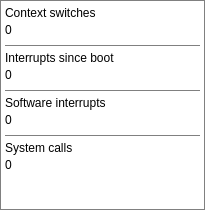
     <widget class="QFrame" name="cpudexdt">
      <property name="geometry">
       <rect>
        <x>5</x>
        <y>240</y>
        <width>205</width>
        <height>210</height>
       </rect>
      </property>
      <property name="sizePolicy">
       <sizepolicy hsizetype="Fixed" vsizetype="Fixed">
        <horstretch>0</horstretch>
        <verstretch>0</verstretch>
       </sizepolicy>
      </property>
      <property name="minimumSize">
       <size>
        <width>205</width>
        <height>210</height>
       </size>
      </property>
      <property name="maximumSize">
       <size>
        <width>205</width>
        <height>210</height>
       </size>
      </property>
      <property name="styleSheet">
       <string notr="true">background: transparent; border: 1px solid #808080;</string>
      </property>
      <property name="frameShape">
       <enum>QFrame::StyledPanel</enum>
      </property>
      <property name="frameShadow">
       <enum>QFrame::Raised</enum>
      </property>
      <widget class="QLabel" name="cpudcsnm">
       <property name="geometry">
        <rect>
         <x>5</x>
         <y>20</y>
         <width>195</width>
         <height>20</height>
        </rect>
       </property>
       <property name="sizePolicy">
        <sizepolicy hsizetype="Fixed" vsizetype="Fixed">
         <horstretch>0</horstretch>
         <verstretch>0</verstretch>
        </sizepolicy>
       </property>
       <property name="minimumSize">
        <size>
         <width>195</width>
         <height>20</height>
        </size>
       </property>
       <property name="maximumSize">
        <size>
         <width>195</width>
         <height>20</height>
        </size>
       </property>
       <property name="styleSheet">
        <string notr="true">font: 13pt &quot;Barlow&quot;; border: none;</string>
       </property>
       <property name="text">
        <string>0</string>
       </property>
      </widget>
      <widget class="QLabel" name="cpudcslb">
       <property name="geometry">
        <rect>
         <x>5</x>
         <y>5</y>
         <width>195</width>
         <height>15</height>
        </rect>
       </property>
       <property name="sizePolicy">
        <sizepolicy hsizetype="Fixed" vsizetype="Fixed">
         <horstretch>0</horstretch>
         <verstretch>0</verstretch>
        </sizepolicy>
       </property>
       <property name="minimumSize">
        <size>
         <width>195</width>
         <height>15</height>
        </size>
       </property>
       <property name="maximumSize">
        <size>
         <width>195</width>
         <height>15</height>
        </size>
       </property>
       <property name="styleSheet">
        <string notr="true">font: 10pt &quot;Inter&quot;; border: none;</string>
       </property>
       <property name="text">
        <string>Context switches</string>
       </property>
      </widget>
      <widget class="Line" name="cpudlin1">
       <property name="geometry">
        <rect>
         <x>5</x>
         <y>45</y>
         <width>195</width>
         <height>1</height>
        </rect>
       </property>
       <property name="sizePolicy">
        <sizepolicy hsizetype="Fixed" vsizetype="Fixed">
         <horstretch>0</horstretch>
         <verstretch>0</verstretch>
        </sizepolicy>
       </property>
       <property name="minimumSize">
        <size>
         <width>195</width>
         <height>1</height>
        </size>
       </property>
       <property name="maximumSize">
        <size>
         <width>195</width>
         <height>1</height>
        </size>
       </property>
       <property name="orientation">
        <enum>Qt::Horizontal</enum>
       </property>
      </widget>
      <widget class="QLabel" name="cpudinnm">
       <property name="geometry">
        <rect>
         <x>5</x>
         <y>65</y>
         <width>195</width>
         <height>20</height>
        </rect>
       </property>
       <property name="sizePolicy">
        <sizepolicy hsizetype="Fixed" vsizetype="Fixed">
         <horstretch>0</horstretch>
         <verstretch>0</verstretch>
        </sizepolicy>
       </property>
       <property name="minimumSize">
        <size>
         <width>195</width>
         <height>20</height>
        </size>
       </property>
       <property name="maximumSize">
        <size>
         <width>195</width>
         <height>20</height>
        </size>
       </property>
       <property name="styleSheet">
        <string notr="true">font: 13pt &quot;Barlow&quot;; border: none;</string>
       </property>
       <property name="text">
        <string>0</string>
       </property>
      </widget>
      <widget class="Line" name="cpudlin2">
       <property name="geometry">
        <rect>
         <x>5</x>
         <y>90</y>
         <width>195</width>
         <height>1</height>
        </rect>
       </property>
       <property name="sizePolicy">
        <sizepolicy hsizetype="Fixed" vsizetype="Fixed">
         <horstretch>0</horstretch>
         <verstretch>0</verstretch>
        </sizepolicy>
       </property>
       <property name="minimumSize">
        <size>
         <width>195</width>
         <height>1</height>
        </size>
       </property>
       <property name="maximumSize">
        <size>
         <width>195</width>
         <height>1</height>
        </size>
       </property>
       <property name="orientation">
        <enum>Qt::Horizontal</enum>
       </property>
      </widget>
      <widget class="QLabel" name="cpudinlb">
       <property name="geometry">
        <rect>
         <x>5</x>
         <y>50</y>
         <width>195</width>
         <height>15</height>
        </rect>
       </property>
       <property name="sizePolicy">
        <sizepolicy hsizetype="Fixed" vsizetype="Fixed">
         <horstretch>0</horstretch>
         <verstretch>0</verstretch>
        </sizepolicy>
       </property>
       <property name="minimumSize">
        <size>
         <width>195</width>
         <height>15</height>
        </size>
       </property>
       <property name="maximumSize">
        <size>
         <width>195</width>
         <height>15</height>
        </size>
       </property>
       <property name="styleSheet">
        <string notr="true">font: 10pt &quot;Inter&quot;; border: none;</string>
       </property>
       <property name="text">
        <string>Interrupts since boot</string>
       </property>
      </widget>
      <widget class="Line" name="cpudlin3">
       <property name="geometry">
        <rect>
         <x>5</x>
         <y>135</y>
         <width>195</width>
         <height>1</height>
        </rect>
       </property>
       <property name="sizePolicy">
        <sizepolicy hsizetype="Fixed" vsizetype="Fixed">
         <horstretch>0</horstretch>
         <verstretch>0</verstretch>
        </sizepolicy>
       </property>
       <property name="minimumSize">
        <size>
         <width>195</width>
         <height>1</height>
        </size>
       </property>
       <property name="maximumSize">
        <size>
         <width>195</width>
         <height>1</height>
        </size>
       </property>
       <property name="orientation">
        <enum>Qt::Horizontal</enum>
       </property>
      </widget>
      <widget class="QLabel" name="cpudsinm">
       <property name="geometry">
        <rect>
         <x>5</x>
         <y>110</y>
         <width>195</width>
         <height>20</height>
        </rect>
       </property>
       <property name="sizePolicy">
        <sizepolicy hsizetype="Fixed" vsizetype="Fixed">
         <horstretch>0</horstretch>
         <verstretch>0</verstretch>
        </sizepolicy>
       </property>
       <property name="minimumSize">
        <size>
         <width>195</width>
         <height>20</height>
        </size>
       </property>
       <property name="maximumSize">
        <size>
         <width>195</width>
         <height>20</height>
        </size>
       </property>
       <property name="styleSheet">
        <string notr="true">font: 13pt &quot;Barlow&quot;; border: none;</string>
       </property>
       <property name="text">
        <string>0</string>
       </property>
      </widget>
      <widget class="QLabel" name="cpudsilb">
       <property name="geometry">
        <rect>
         <x>5</x>
         <y>95</y>
         <width>195</width>
         <height>15</height>
        </rect>
       </property>
       <property name="sizePolicy">
        <sizepolicy hsizetype="Fixed" vsizetype="Fixed">
         <horstretch>0</horstretch>
         <verstretch>0</verstretch>
        </sizepolicy>
       </property>
       <property name="minimumSize">
        <size>
         <width>195</width>
         <height>15</height>
        </size>
       </property>
       <property name="maximumSize">
        <size>
         <width>195</width>
         <height>15</height>
        </size>
       </property>
       <property name="styleSheet">
        <string notr="true">font: 10pt &quot;Inter&quot;; border: none;</string>
       </property>
       <property name="text">
        <string>Software interrupts</string>
       </property>
      </widget>
      <widget class="QLabel" name="cpudscnm">
       <property name="geometry">
        <rect>
         <x>5</x>
         <y>155</y>
         <width>195</width>
         <height>20</height>
        </rect>
       </property>
       <property name="sizePolicy">
        <sizepolicy hsizetype="Fixed" vsizetype="Fixed">
         <horstretch>0</horstretch>
         <verstretch>0</verstretch>
        </sizepolicy>
       </property>
       <property name="minimumSize">
        <size>
         <width>195</width>
         <height>20</height>
        </size>
       </property>
       <property name="maximumSize">
        <size>
         <width>195</width>
         <height>20</height>
        </size>
       </property>
       <property name="styleSheet">
        <string notr="true">font: 13pt &quot;Barlow&quot;; border: none;</string>
       </property>
       <property name="text">
        <string>0</string>
       </property>
      </widget>
      <widget class="QLabel" name="cpudsclb">
       <property name="geometry">
        <rect>
         <x>5</x>
         <y>140</y>
         <width>195</width>
         <height>15</height>
        </rect>
       </property>
       <property name="sizePolicy">
        <sizepolicy hsizetype="Fixed" vsizetype="Fixed">
         <horstretch>0</horstretch>
         <verstretch>0</verstretch>
        </sizepolicy>
       </property>
       <property name="minimumSize">
        <size>
         <width>195</width>
         <height>15</height>
        </size>
       </property>
       <property name="maximumSize">
        <size>
         <width>195</width>
         <height>15</height>
        </size>
       </property>
       <property name="styleSheet">
        <string notr="true">font: 10pt &quot;Inter&quot;; border: none;</string>
       </property>
       <property name="text">
        <string>System calls</string>
       </property>
      </widget>
     </widget>
